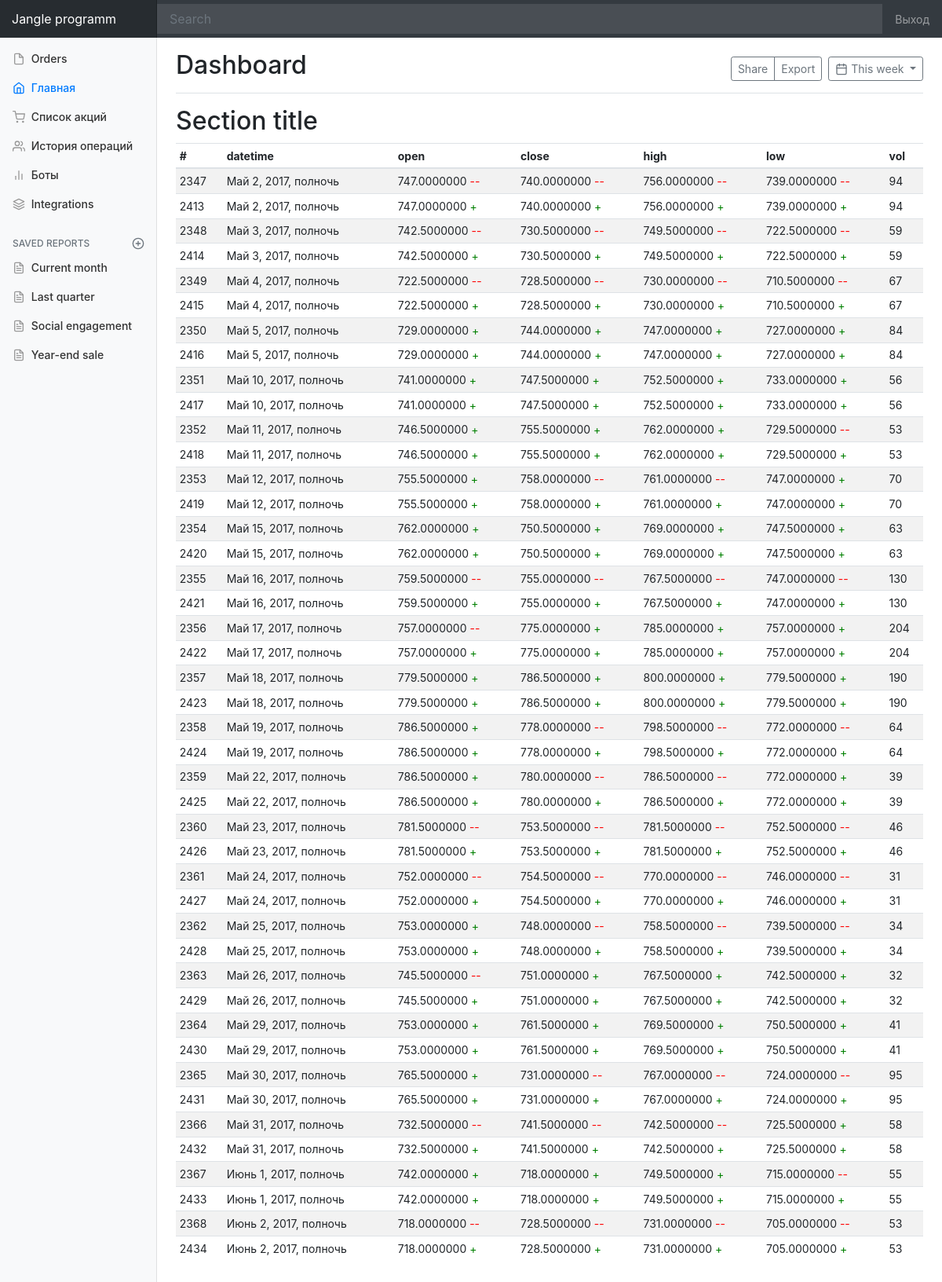
The app's page /stock/get_company/16 with its own data.
### stock/models.py (models this page shows)
class StockPrice(models.Model):
    id_stock = models.ForeignKey(Stock, on_delete=models.CASCADE)
    date_time = models.DateTimeField()
    open = models.DecimalField(max_length=20, decimal_places=7, max_digits=10000, default=0)
    high = models.DecimalField(max_length=20, decimal_places=7, max_digits=10000, default=0)
    low = models.DecimalField(max_length=20, decimal_places=7, max_digits=10000, default=0)
    close = models.DecimalField(max_length=20, decimal_places=7, max_digits=10000, default=0)
    vol = models.IntegerField(default=0)

### stock/views.py (the view)
# urls.py: path('get_company/<int:id>', views.get_company, name='get_company'),
def get_company(request, id):
    tmp = StockPrice.objects.filter(id_stock=id).values('id', 'date_time', 'high', 'low', 'open', 'close', 'vol').order_by('date_time')
    for i in range(len(tmp)):
        if i != 0:
            if tmp[i-1]['high'] <= tmp[i]['high']:
                tmp[i]['status_high'] = 1
            else:
                tmp[i]['status_high'] = 2
            if tmp[i-1]['low'] <= tmp[i]['low']:
                tmp[i]['status_low'] = 1
            else:
                tmp[i]['status_low'] = 2
            if tmp[i-1]['open'] <= tmp[i]['open']:
                tmp[i]['status_open'] = 1
            else:
                tmp[i]['status_open'] = 2
            if tmp[i-1]['close'] <= tmp[i]['close']:
                tmp[i]['status_close'] = 1
            else:
                tmp[i]['status_close'] = 2
        else:
            tmp[i]['status_high'] = 0
            tmp[i]['status_low'] = 0
            tmp[i]['status_open'] = 0
            tmp[i]['status_close'] = 0
    return render(request, 'stock/detail.html', {'prices': tmp})

### templates/stock/detail.html (shortened to what this page needs)
{% extends 'layout/stock_layout.html' %}
{% block content %}
    <main role="main" class="col-md-9 ml-sm-auto col-lg-10 pt-3 px-4" style="margin-bottom: 50px;">
        <div class="d-flex justify-content-between flex-wrap flex-md-nowrap align-items-center pb-2 mb-3 border-bottom">
            <h1 class="h2">Dashboard</h1>
            <div class="btn-toolbar mb-2 mb-md-0">
                <div class="btn-group mr-2">
                    <button class="btn btn-sm btn-outline-secondary">Share</button>
                    <button class="btn btn-sm btn-outline-secondary">Export</button>
                </div>
                <button class="btn btn-sm btn-outline-secondary dropdown-toggle">
                    This week
                </button>
            </div>
        </div>
        <h2>Section title</h2>
        <div class="table-responsive">
            <table class="table table-striped table-sm">
                <thead>
                <tr>
                    <th>#</th>
                    <th>datetime</th>
                    <th>open</th>
                    <th>close</th>
                    <th>high</th>
                    <th>low</th>
                    <th>vol</th>
                </tr>
                </thead>
                <tbody>
                {% for pr in prices %}
                    <tr>
                        <td>{{ pr.id }}</td>
                        <td>{{ pr.date_time }}</td>
                        <td>{{ pr.open }}
                            {% if pr.status_open == 1 %}
                                <span style="color: green">+</span>
                            {% else %}
                                <span style="color: red">--</span>
                            {% endif %}
                        </td>
                        <td>{{ pr.close }}
                            {% if pr.status_high == 1 %}
                                <span style="color: green">+</span>
                            {% else %}
                                <span style="color: red">--</span>
                            {% endif %}
                        </td>
                        <td>{{ pr.high }}
                            {% if pr.status_high == 1 %}
                                <span style="color: green">+</span>
                            {% else %}
                                <span style="color: red">--</span>
                            {% endif %}
                        </td>
                        <td>{{ pr.low }}
                            {% if pr.status_low == 1 %}
                                <span style="color: green">+</span>
                            {% else %}
                                <span style="color: red">--</span>
                            {% endif %}
                        </td>
                        <td>{{ pr.vol }}</td>
                    </tr>
                {% endfor %}
                </tbody>
            </table>
        </div>
    </main>
{% endblock %}

### static/css/main.css (style rules this page uses)
.feather { width: 16px; height: 16px; vertical-align: text-bottom; }
.border-bottom { border-bottom: 1px solid #e5e5e5; }

### records on screen
StockPrice: id "2347", date_time "Май 2, 2017, полночь", open "747.0000000", close "740.0000000", high "756.0000000", low "739.0000000", vol "94"
StockPrice: id "2413", date_time "Май 2, 2017, полночь", open "747.0000000", close "740.0000000", high "756.0000000", low "739.0000000", vol "94"
StockPrice: id "2348", date_time "Май 3, 2017, полночь", open "742.5000000", close "730.5000000", high "749.5000000", low "722.5000000", vol "59"
StockPrice: id "2414", date_time "Май 3, 2017, полночь", open "742.5000000", close "730.5000000", high "749.5000000", low "722.5000000", vol "59"
StockPrice: id "2349", date_time "Май 4, 2017, полночь", open "722.5000000", close "728.5000000", high "730.0000000", low "710.5000000", vol "67"
StockPrice: id "2415", date_time "Май 4, 2017, полночь", open "722.5000000", close "728.5000000", high "730.0000000", low "710.5000000", vol "67"
StockPrice: id "2350", date_time "Май 5, 2017, полночь", open "729.0000000", close "744.0000000", high "747.0000000", low "727.0000000", vol "84"
StockPrice: id "2416", date_time "Май 5, 2017, полночь", open "729.0000000", close "744.0000000", high "747.0000000", low "727.0000000", vol "84"
StockPrice: id "2351", date_time "Май 10, 2017, полночь", open "741.0000000", close "747.5000000", high "752.5000000", low "733.0000000", vol "56"
StockPrice: id "2417", date_time "Май 10, 2017, полночь", open "741.0000000", close "747.5000000", high "752.5000000", low "733.0000000", vol "56"
StockPrice: id "2352", date_time "Май 11, 2017, полночь", open "746.5000000", close "755.5000000", high "762.0000000", low "729.5000000", vol "53"
StockPrice: id "2418", date_time "Май 11, 2017, полночь", open "746.5000000", close "755.5000000", high "762.0000000", low "729.5000000", vol "53"
StockPrice: id "2353", date_time "Май 12, 2017, полночь", open "755.5000000", close "758.0000000", high "761.0000000", low "747.0000000", vol "70"
StockPrice: id "2419", date_time "Май 12, 2017, полночь", open "755.5000000", close "758.0000000", high "761.0000000", low "747.0000000", vol "70"
StockPrice: id "2354", date_time "Май 15, 2017, полночь", open "762.0000000", close "750.5000000", high "769.0000000", low "747.5000000", vol "63"
StockPrice: id "2420", date_time "Май 15, 2017, полночь", open "762.0000000", close "750.5000000", high "769.0000000", low "747.5000000", vol "63"
StockPrice: id "2355", date_time "Май 16, 2017, полночь", open "759.5000000", close "755.0000000", high "767.5000000", low "747.0000000", vol "130"
StockPrice: id "2421", date_time "Май 16, 2017, полночь", open "759.5000000", close "755.0000000", high "767.5000000", low "747.0000000", vol "130"
StockPrice: id "2356", date_time "Май 17, 2017, полночь", open "757.0000000", close "775.0000000", high "785.0000000", low "757.0000000", vol "204"
StockPrice: id "2422", date_time "Май 17, 2017, полночь", open "757.0000000", close "775.0000000", high "785.0000000", low "757.0000000", vol "204"
StockPrice: id "2357", date_time "Май 18, 2017, полночь", open "779.5000000", close "786.5000000", high "800.0000000", low "779.5000000", vol "190"
StockPrice: id "2423", date_time "Май 18, 2017, полночь", open "779.5000000", close "786.5000000", high "800.0000000", low "779.5000000", vol "190"
StockPrice: id "2358", date_time "Май 19, 2017, полночь", open "786.5000000", close "778.0000000", high "798.5000000", low "772.0000000", vol "64"
StockPrice: id "2424", date_time "Май 19, 2017, полночь", open "786.5000000", close "778.0000000", high "798.5000000", low "772.0000000", vol "64"
StockPrice: id "2359", date_time "Май 22, 2017, полночь", open "786.5000000", close "780.0000000", high "786.5000000", low "772.0000000", vol "39"
StockPrice: id "2425", date_time "Май 22, 2017, полночь", open "786.5000000", close "780.0000000", high "786.5000000", low "772.0000000", vol "39"
StockPrice: id "2360", date_time "Май 23, 2017, полночь", open "781.5000000", close "753.5000000", high "781.5000000", low "752.5000000", vol "46"
StockPrice: id "2426", date_time "Май 23, 2017, полночь", open "781.5000000", close "753.5000000", high "781.5000000", low "752.5000000", vol "46"
StockPrice: id "2361", date_time "Май 24, 2017, полночь", open "752.0000000", close "754.5000000", high "770.0000000", low "746.0000000", vol "31"
StockPrice: id "2427", date_time "Май 24, 2017, полночь", open "752.0000000", close "754.5000000", high "770.0000000", low "746.0000000", vol "31"
StockPrice: id "2362", date_time "Май 25, 2017, полночь", open "753.0000000", close "748.0000000", high "758.5000000", low "739.5000000", vol "34"
StockPrice: id "2428", date_time "Май 25, 2017, полночь", open "753.0000000", close "748.0000000", high "758.5000000", low "739.5000000", vol "34"
StockPrice: id "2363", date_time "Май 26, 2017, полночь", open "745.5000000", close "751.0000000", high "767.5000000", low "742.5000000", vol "32"
StockPrice: id "2429", date_time "Май 26, 2017, полночь", open "745.5000000", close "751.0000000", high "767.5000000", low "742.5000000", vol "32"
StockPrice: id "2364", date_time "Май 29, 2017, полночь", open "753.0000000", close "761.5000000", high "769.5000000", low "750.5000000", vol "41"
StockPrice: id "2430", date_time "Май 29, 2017, полночь", open "753.0000000", close "761.5000000", high "769.5000000", low "750.5000000", vol "41"
StockPrice: id "2365", date_time "Май 30, 2017, полночь", open "765.5000000", close "731.0000000", high "767.0000000", low "724.0000000", vol "95"
StockPrice: id "2431", date_time "Май 30, 2017, полночь", open "765.5000000", close "731.0000000", high "767.0000000", low "724.0000000", vol "95"
StockPrice: id "2366", date_time "Май 31, 2017, полночь", open "732.5000000", close "741.5000000", high "742.5000000", low "725.5000000", vol "58"
StockPrice: id "2432", date_time "Май 31, 2017, полночь", open "732.5000000", close "741.5000000", high "742.5000000", low "725.5000000", vol "58"
StockPrice: id "2367", date_time "Июнь 1, 2017, полночь", open "742.0000000", close "718.0000000", high "749.5000000", low "715.0000000", vol "55"
StockPrice: id "2433", date_time "Июнь 1, 2017, полночь", open "742.0000000", close "718.0000000", high "749.5000000", low "715.0000000", vol "55"
StockPrice: id "2368", date_time "Июнь 2, 2017, полночь", open "718.0000000", close "728.5000000", high "731.0000000", low "705.0000000", vol "53"
StockPrice: id "2434", date_time "Июнь 2, 2017, полночь", open "718.0000000", close "728.5000000", high "731.0000000", low "705.0000000", vol "53"
